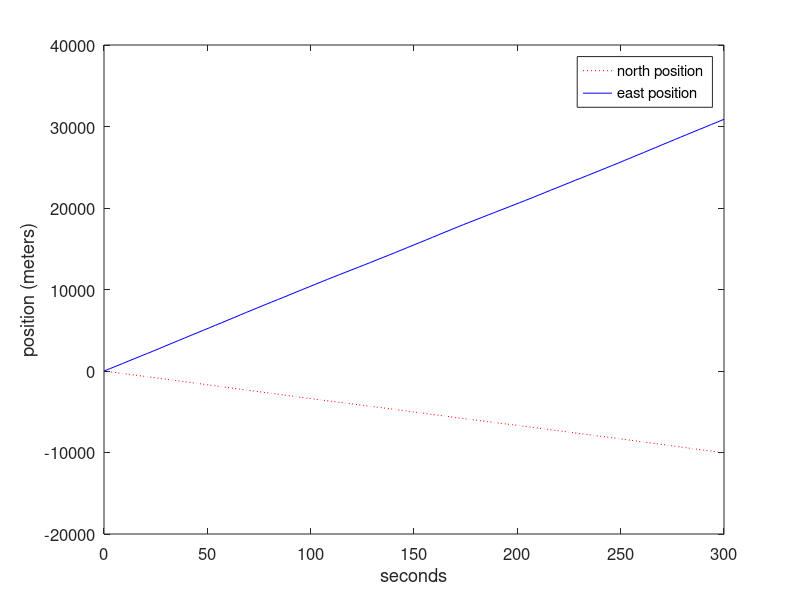
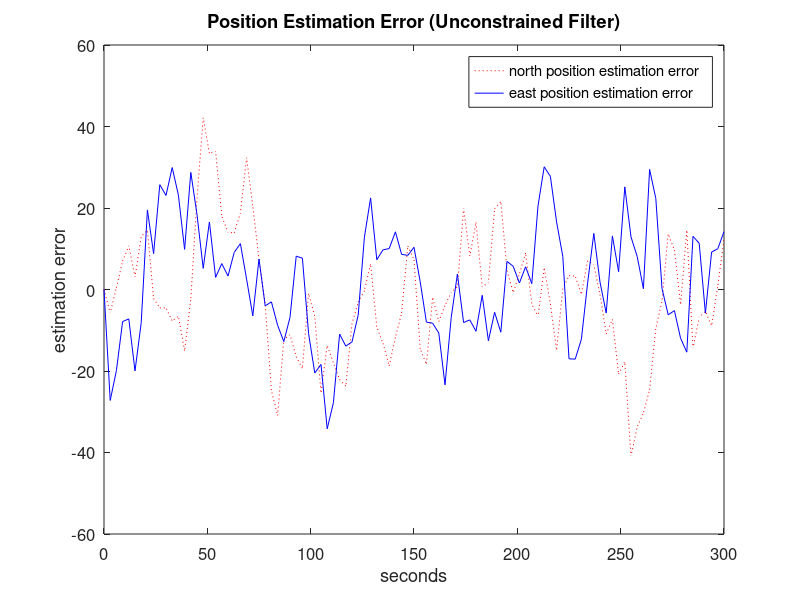
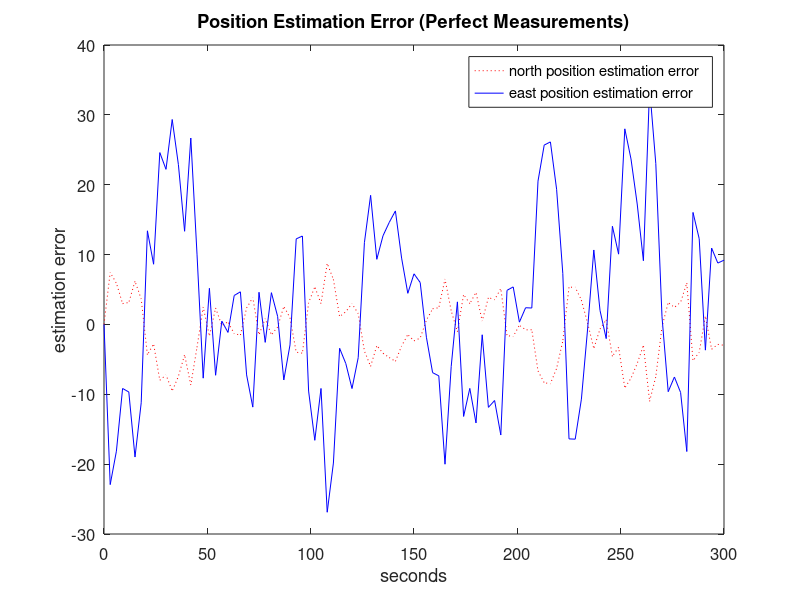
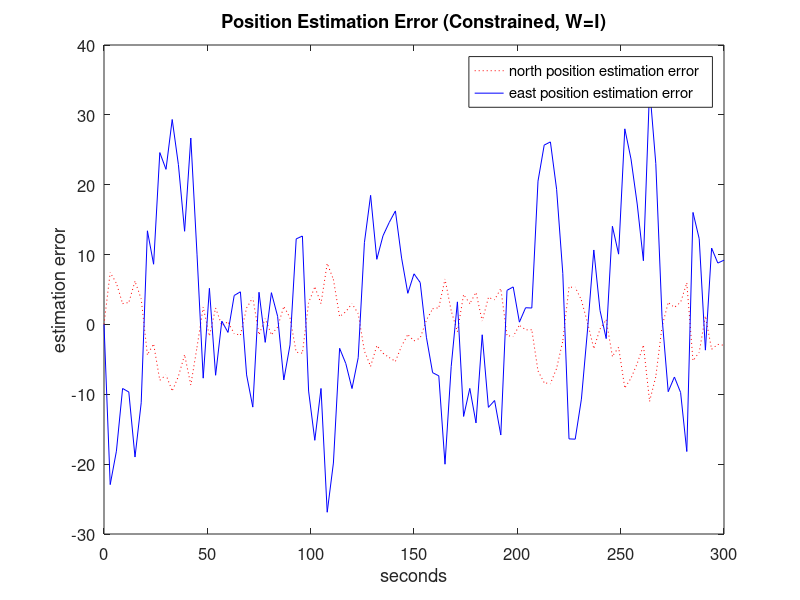

MATLAB code for these plots, in order:
function KalmanConstrained

% function KalmanConstrained
% This m-file simulates a vehicle tracking problem.
% The vehicle state is estimated with a Kalman filter.
% In addition, with the a priori knowledge that the vehicle is on
% a particular road, the vehicle state is estimated with a
% constrained Kalman filter.
% The state consists of the north and east position, and the
% north and east velocity of the vehicle.
% The measurement consists of north and east positions.

tf = 300; % final time (seconds)
T = 3; % time step (seconds)

Q = diag([4, 4, 1, 1]); % Process noise covariance (m, m, m/sec, m/sec)
Qsqrt = sqrt(Q);

R = diag([900, 900]); % Measurement noise covariance (m, m)
Rsqrt = sqrt(R);

% Measurement noise covariance for perfect measurement formulation.
R1 = diag([900, 900, 0, 0]);
R1sqrt = sqrt(R1);

theta = 0.9 * pi; % heading angle (measured CCW from east)
tantheta = tan(theta);

% Define the initial state x, initial unconstrained filter estimate xhat,
% and initial constrained Kalman filter estimate xtilde.
x = [0; 0; tantheta; 1] * 100;
xhat = x; % Unconstrained Kalman filter
xhat1 = x; % Kalman filter with perfect measurements
xtilde = x; % Constrained Kalman filter (W=I)
xtildeP = x; % Constrained Kalman filter (W=inv(P))
u = 1; % control input (alternates between +1 and -1)

% Initial estimation error covariance
P = diag([R(1,1), R(2,2), Q(1,1), Q(2,2)]);
% Initial estimation error covariance for perfect measurement formulation
P1 = P;

D = [1 -tantheta 0 0; 0 0 1 -tantheta]; % State constraint matrix.
F = [1 0 T 0 ; 0 1 0 T ; 0 0 1 0 ; 0 0 0 1]; % system matrix
B = [0; 0; T*sin(theta); T*cos(theta)]; % input matrix
H = [1 0 0 0 ; 0 1 0 0]; % measurement matrix
H1 = [H ; D]; % measurement matrix for perfect measurement formulation.

% Initialize arrays for saving data for plotting.
xarray = x;
xhatarray = xhat;
Constrarray = D * xhat;
xhat1array = xhat1;
Constr1array = D * xhat1;
ConstrTildearray = D * xtilde;
ConstrTildeParray = D * xtildeP;
xtildearray = xtilde;
xtildeParray = xtildeP;

randn('state', sum(100*clock)); % initialize random number generator

% Begin the simulation.
for t = T : T : tf
    % Set the known input.
    if u == 1
        if (x(3) > 30) | (x(4) > 30)
            u = -1;
        end
    else
        if (x(3) < 5) | (x(4) < 5)
            u = 1;
        end
    end
    % Simulate the system.
    x = F*x + B*u + Qsqrt*randn(size(x));
    % Constrain the vehicle (i.e., the true state) to the straight road.
    x(1) = x(2) * tantheta;
    x(3) = x(4) * tantheta;
    % Get the measurement.
    y = H * x + Rsqrt * randn(size(Rsqrt,1),1);
    % Form the measurement vector for the perfect measurement formulation.
    y1 = [y ; 0 ; 0];
    P = F * P * F' + Q; % time update for standard Kalman filter
    P1 = F * P1 * F' + Q; % time update for perfect measurement filter
    K = P * H' * inv(H * P * H' + R); % Kalman gain for standard filter
    K1 = P1 * H1' * inv(H1 * P1 * H1' + R1); % Kalman gain for perfect measurement filter
    xhat = F*xhat + B*u; % time update for standard Kalman filter
    xhat1 = F*xhat1 + B*u; % time update for perfect measurement filter
    xhat = xhat + K * (y - H * xhat); % measurement update for standard Kalman filter
    xhat1 = xhat1 + K1 * (y1 - H1 * xhat1); % measurement update for perfect measurement filter
    P = P - K * H * P; % measurement update for standard Kalman filter
    P1 = P1 - K1 * H1 * P1; % measurement update for perfect measurement filter
    % Find the constrained Kalman filter estimates.
    xtilde = xhat - D' * inv(D*D') * D * xhat;
    xtildeP = xhat - P * D' * inv(D*P*D') * D * xhat;
    % Save data in arrays.
    xhatarray = [xhatarray xhat];
    xhat1array = [xhat1array xhat1];
    xtildearray = [xtildearray xtilde];
    xtildeParray = [xtildeParray xtildeP];
    ConstrErr = D * xhat;
    Constrarray = [Constrarray ConstrErr];
    Constr1Err = D * xhat1;
    Constr1array = [Constr1array Constr1Err];
    ConstrTilde = D * xtilde;
    ConstrTildearray = [ConstrTildearray ConstrTilde];
    ConstrTildeP = D * xtildeP;
    ConstrTildeParray = [ConstrTildeParray ConstrTildeP];
    xarray = [xarray x];
end

% Compute averages.
EstError = xarray - xhatarray;
EstError = sqrt(EstError(1,:).^2 + EstError(2,:).^2);
EstError = mean(EstError);
disp(['RMS Unconstrained Estimation Error = ', num2str(EstError)]);

EstError1 = xarray - xhat1array;
EstError1 = sqrt(EstError1(1,:).^2 + EstError1(2,:).^2);
EstError1 = mean(EstError1);
disp(['RMS Estimation Error (Perfect Meas) = ', num2str(EstError1)]);

EstErrorConstr = xarray - xtildearray;
EstErrorConstr = sqrt(EstErrorConstr(1,:).^2 + EstErrorConstr(2,:).^2);
EstErrorConstr = mean(EstErrorConstr);
disp(['RMS Constrained Estimation Error (W=I) = ', num2str(EstErrorConstr)]);

EstErrorConstrP = xarray - xtildeParray;
EstErrorConstrP = sqrt(EstErrorConstrP(1,:).^2 + EstErrorConstrP(2,:).^2);
EstErrorConstrP = mean(EstErrorConstrP);
disp(['RMS Constrained Estimation Error (W=inv(P)) = ', num2str(EstErrorConstrP)]);

disp(' ');

Constr = sqrt(Constrarray(1,:).^2 + Constrarray(2,:).^2);
Constr = mean(Constr);
disp(['Average Constraint Error (Unconstrained) = ', num2str(Constr)]);

Constr1 = sqrt(Constr1array(1,:).^2 + Constr1array(2,:).^2);
Constr1 = mean(Constr1);
disp(['Average Constraint Error (Perfect Meas) = ', num2str(Constr1)]);

ConstrTilde = sqrt(ConstrTildearray(1,:).^2 + ConstrTildearray(2,:).^2);
ConstrTilde = mean(ConstrTilde);
disp(['Average Constraint Error (W=I) = ', num2str(ConstrTilde)]);

ConstrTildeP = sqrt(ConstrTildeParray(1,:).^2 + ConstrTildeParray(2,:).^2);
ConstrTildeP = mean(ConstrTildeP);
disp(['Average Constraint Error (W=inv(P)) = ', num2str(ConstrTildeP)]);

% Plot data.
close all;
t = 0 : T : tf;
figure;
plot(t, xarray(1, :), 'r:', t, xarray(2, :), 'b-');
set(gca,'FontSize',12); set(gcf,'Color','White');
xlabel('seconds'); ylabel('position (meters)');
legend('north position', 'east position');

figure;
plot(t, xarray(1, :) - xhatarray(1, :), 'r:', t, xarray(2, :) - xhatarray(2, :), 'b-');
set(gca,'FontSize',12); set(gcf,'Color','White');
title('Position Estimation Error (Unconstrained Filter)');
xlabel('seconds'); ylabel('estimation error');
legend('north position estimation error', 'east position estimation error');

figure;
plot(t, xarray(1, :) - xhat1array(1, :), 'r:', t, xarray(2, :) - xhat1array(2, :), 'b-');
set(gca,'FontSize',12); set(gcf,'Color','White');
title('Position Estimation Error (Perfect Measurements)');
xlabel('seconds'); ylabel('estimation error');
legend('north position estimation error', 'east position estimation error');

figure;
plot(t, xarray(1, :) - xtildearray(1, :), 'r:', t, xarray(2, :) - xtildearray(2, :), 'b-');
set(gca,'FontSize',12); set(gcf,'Color','White');
title('Position Estimation Error (Constrained, W=I)');
xlabel('seconds'); ylabel('estimation error');
legend('north position estimation error', 'east position estimation error');

figure;
plot(t, xarray(1, :) - xtildeParray(1, :), 'r:', t, xarray(2, :) - xtildeParray(2, :), 'b-');
set(gca,'FontSize',12); set(gcf,'Color','White');
title('Position Estimation Error (Constrained, W=inv(P))');
xlabel('seconds'); ylabel('estimation error');
legend('north position estimation error', 'east position estimation error');

figure;
plot(t, abs(xarray(1, :) - xhatarray(1, :)), 'r:', t, abs(xarray(1, :) - xtildearray(1, :)), 'b-');
set(gca,'FontSize',12); set(gcf,'Color','White');
xlabel('seconds'); ylabel('north position estimation error');
legend('unconstrained', 'constrained');
